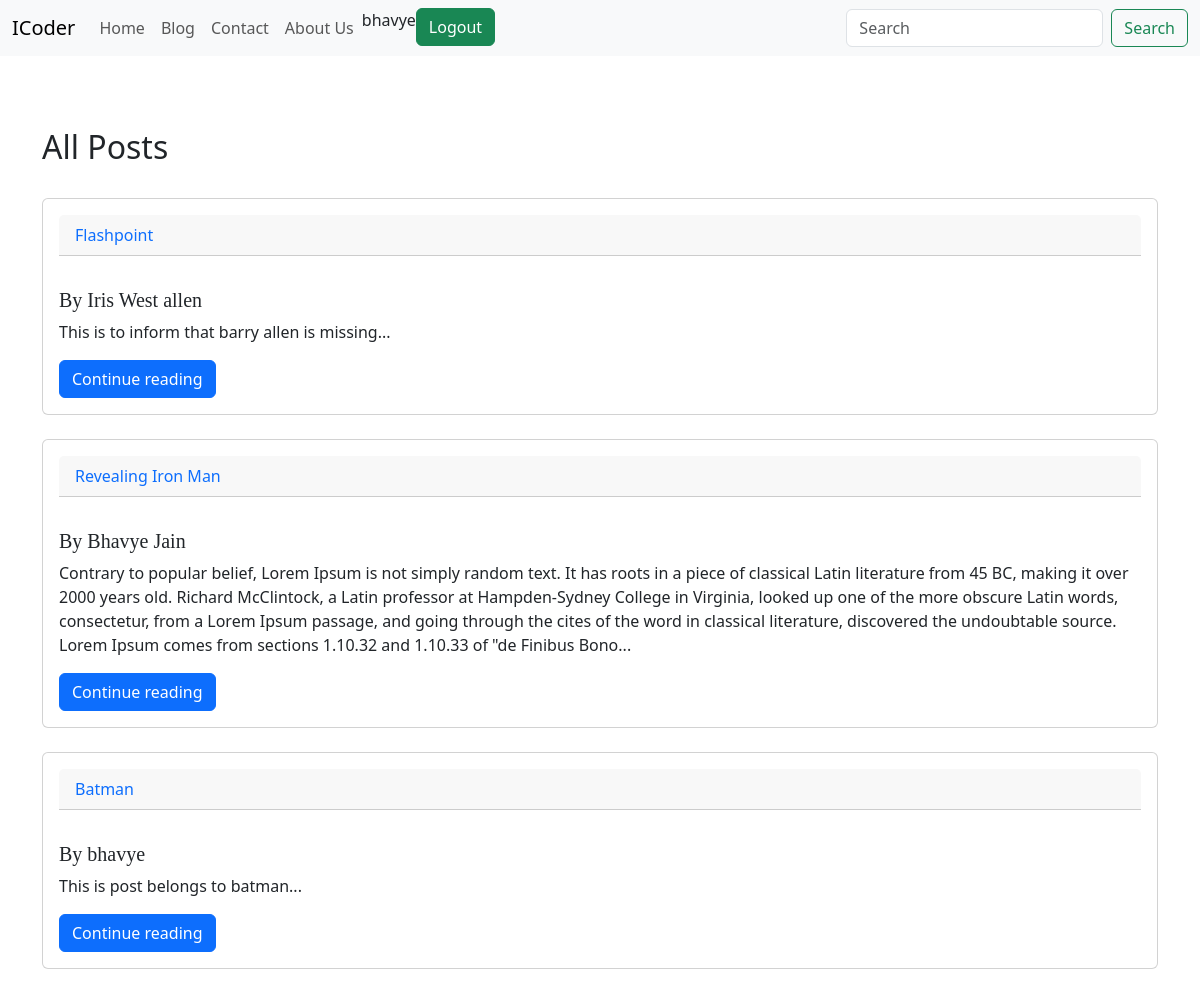
Page /blog/ (signed in) on the committed database.
### blog/models.py (models this page shows, shortened)
class Post(models.Model):
    sno = models.AutoField(primary_key=True)
    title = models.CharField(max_length=200)
    author = models.CharField(max_length=200)
    content = models.TextField()
    timestamp = models.DateTimeField(auto_now_add=True, blank=True)

### blog/views.py (the view)
# urls.py: path('', views.Bloghome, name='blogHome'),
def Bloghome(request):
    allPosts = Post.objects.all()
    return render(request, template_name='blog/blogHome.html',context={'allPosts':allPosts})

### templates/blog/blogHome.html
{% extends 'base.html' %}
{% block body %}
<br><br><br>
<div class="container">
    <h2>All Posts</h2>
    <br>
    {% for post in allPosts %}
    <div class="card">
        <div class="card-body text-primary">
            <div class="card-header">
                {{post.title}}
            </div>
        </div>
        <div class="card-body">
        <h5 class="card-title" style="font-family:italic; font-size:20px">By {{post.author}}</h5>
        <p class="card-text">{{post.content|slice:":500"}}...</p>
        <a href="/blog/{{post.sno}}" class="btn btn-primary">Continue reading</a>
        </div>
    </div>
    <br>
    {% endfor %}
</div>
{% endblock body %}

### templates/navbar.html (shortened to what this page needs)
<nav class="navbar navbar-expand-lg bg-body-tertiary">
  <div class="container-fluid">
    <a class="navbar-brand" href="/">ICoder</a>
    <div class="collapse navbar-collapse" id="navbarSupportedContent">
      <ul class="navbar-nav me-auto mb-2 mb-lg-0">
        <li class="nav-item">
          <a
            class="nav-link {% block homeactive %} {% endblock homeactive %}"
            href="/"
            >Home</a
          >
        </li>
        <li class="nav-item">
          <a
            class="nav-link {% block blogactive %} {% endblock blogactive %}"
            href="/blog/"
            >Blog</a
          >
        </li>
        <li
          class="nav-item {% block contactactive %} {% endblock contactactive %}"
        >
          <a class="nav-link" href="/contact">Contact</a>
        </li>
        <li class="nav-item {% block aboutactive %} {% endblock aboutactive %}">
          <a class="nav-link" href="/about">About Us</a>
        </li>
        <li class="nav-item">
          {% if user.is_authenticated %}
          <li>{{request.user}}</li>
          <li>
          <form action="/logout" method="POST">
            <button
            class="btn btn-success"
            data-bs-whatever="@mdo"
            type="submit"
          >
            Logout
          </button>
          </form>
          </li>
          {% endif %}
        </li>
      </ul>
      <form class="d-flex" role="search" action="/search" method="post">
        <input
          class="form-control me-2"
          type="search"
          placeholder="Search"
          aria-label="Search"
          name="search"
        />
        <button class="btn btn-outline-success" type="submit">Search</button>
      </form>
    </div>
  </div>
</nav>

### rows in the picture
Post: title "Flashpoint", author "Iris West allen", content "This is to inform that barry allen is missing"
Post: title "Revealing Iron Man", author "Bhavye Jain", content "Contrary to popular belief, Lorem Ipsum is not simply random text. It has roots in a piece of classical Latin literature from 45 BC, making it over 2000 years old. Richard McClintock, a Latin professor at Hampden-Sydney College in Virginia, looked up one of the more obscure Latin words, consectetur, from a Lorem Ipsum passage, and going through the cites of the word in classical literature, discovered the undoubtable source. Lorem Ipsum comes from sections 1.10.32 and 1.10.33 of \"de Finibus Bono"
Post: title "Batman", author "bhavye", content "This is post belongs to batman"

### other values in the picture
{{ request.user }} "bhavye"
